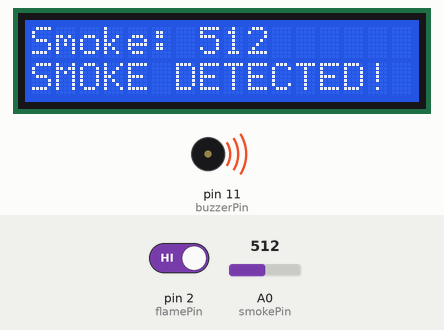
A sketch run on a simulated Arduino Uno, built with avr-gcc and run on an emulated ATmega328P. Parts: 16×2 character LCD, buzzer (waves = sounding, pin HIGH). The inputs (shaded band) are chosen by the test bench; at power-on: A0 (smokePin) = 512, pin 2 (flamePin) HIGH. What the sketch prints to the serial monitor is not drawn.

Above: at 4.2 s.
4.3 s: A0 (smokePin) set to 269
At 5.3 s:
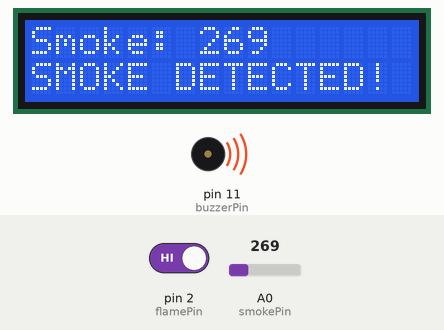
6.0 s: A0 (smokePin) set to 235
At 6.8 s:
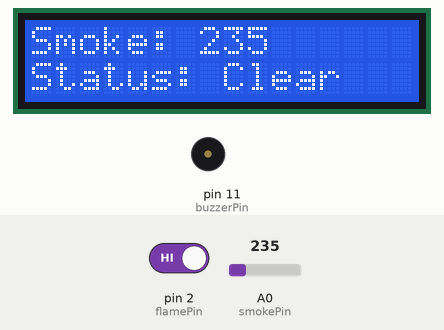
7.6 s: pin 2 (flamePin) driven LOW
At 8.4 s:
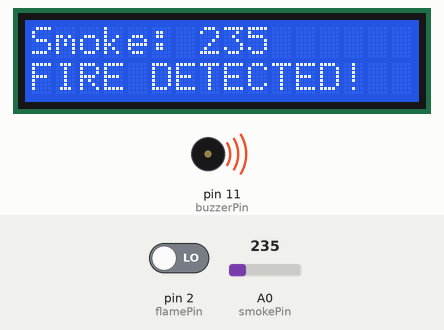
9.3 s: A0 (smokePin) set to 260
At 9.9 s:
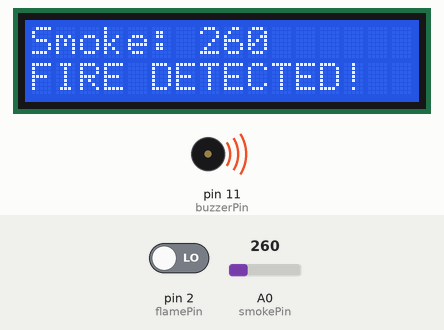
11.0 s: pin 2 (flamePin) driven HIGH
At 11.5 s:
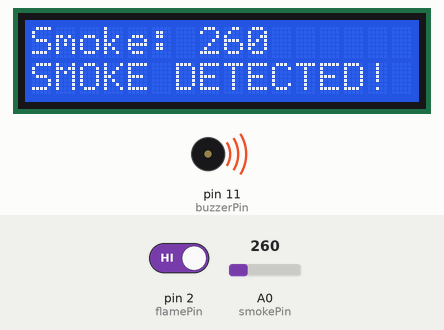
12.7 s: A0 (smokePin) set to 0
At 14.2 s:
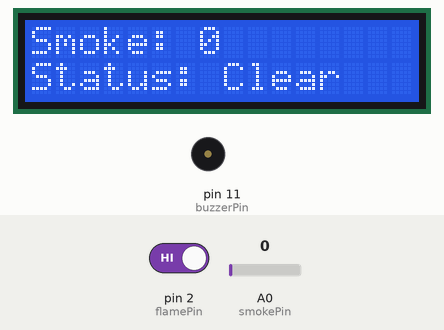
Timing chart, 0 to 15.3 s (numbered marks = the images above; inputs shaded):
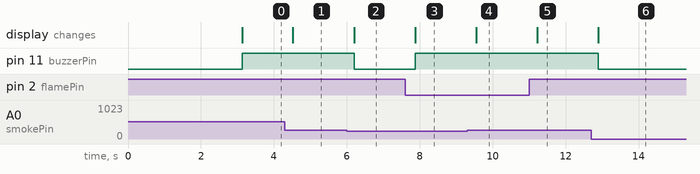

The sketch:

ew_final.ino
```cpp
#include <Wire.h>
#include <LiquidCrystal_I2C.h>

LiquidCrystal_I2C lcd(0x27, 16, 2);

const int smokePin = A0;
const int flamePin = 2;
const int buzzerPin = 11;

// Lowered threshold for better sensitivity based on your test
int smokeThreshold = 250;   // Calibrated threshold - tested by Maleeha Fatima

// Project: Flame & Smoke Detection System
// Team: [ADEEBA FATIMA] & [MALEEHA FATIMA]
void setup() {
  Serial.begin(9600);
  pinMode(smokePin, INPUT);
  pinMode(flamePin, INPUT);
  pinMode(buzzerPin, OUTPUT);

  lcd.init();
  lcd.backlight();

  // New Start-up Message
  lcd.setCursor(0, 0);
  lcd.print("System starting ");
  lcd.setCursor(0, 1);
  lcd.print("Please wait...  ");

  // Small delay to let the MQ-2 heater stabilize a bit
  delay(3000);
  lcd.clear();
}

void loop() {
  int smokeValue = analogRead(smokePin);
  int flameValue = digitalRead(flamePin);

  // --- Top Line: Smoke Status ---
  lcd.setCursor(0, 0);
  lcd.print("Smoke: ");
  lcd.print(smokeValue);
  lcd.print("    "); // Clears trailing digits

  // --- Bottom Line: Alarm Logic ---
  lcd.setCursor(0, 1);

  // Flame sensor logic
 bool smokeDetected = smokeValue > smokeThreshold;
  switch (flameValue == LOW ? 0 : smokeDetected ? 1 : 2) {
    case 0:
      lcd.print("FIRE DETECTED! ");
      digitalWrite(buzzerPin, HIGH);
      break;
    case 1:
      lcd.print("SMOKE DETECTED!");
      digitalWrite(buzzerPin, HIGH);
      break;
    case 2:
      lcd.print("Status: Clear  ");
      digitalWrite(buzzerPin, LOW);
      break;
  }

  // Serial debugging
  String status = (flameValue == LOW) ? "FIRE" : (smokeValue > smokeThreshold) ? "SMOKE" : "CLEAR";
  Serial.println("Smoke: " + String(smokeValue) + " | Flame: " + String(flameValue) + " | Status: " + status);

  delay(250);
}
```

Measured:
- the behaviour switches between 251 and 250 on A0 (smokePin) (found by bisection; images 1 and 2)
- after the input at 4.3 s, the display: changes after 0.22 s (image 1)
- after the input at 6.0 s, pin 11 (buzzerPin): HIGH → LOW after 0.20 s; the display: changes after 0.20 s (image 2)
- after the input at 7.6 s, pin 11 (buzzerPin): LOW → HIGH after 0.27 s; the display: changes after 0.27 s (image 3)
- after the input at 9.3 s, the display: changes after 0.25 s (image 4)
- after the input at 11.0 s, the display: changes after 0.22 s (image 5)
- after the input at 12.7 s, pin 11 (buzzerPin): HIGH → LOW after 0.19 s; the display: changes after 0.19 s (image 6)
